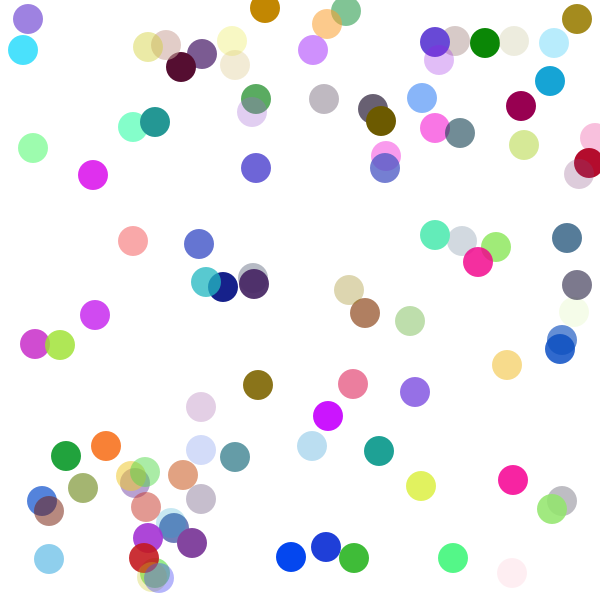
Frame 1 (no input)
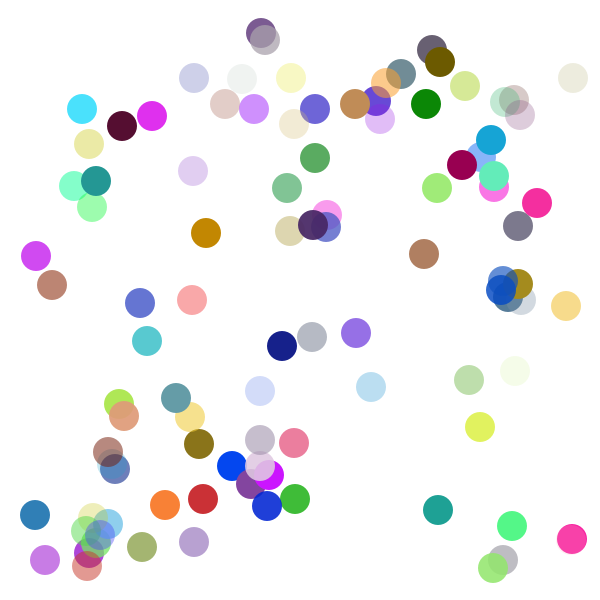
Frame 60 (the mouse pressed at the canvas centre just before this capture)
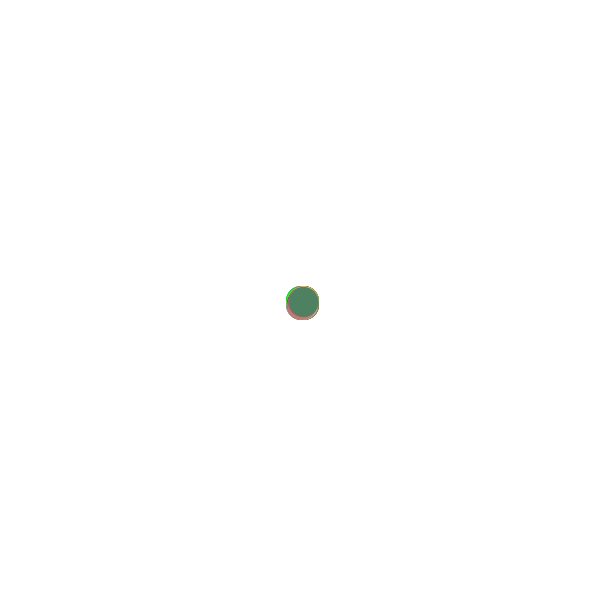
Frame 120 (the mouse held since frame 60 and released just before this capture)

The Processing sketch that drew these frames (run headless with seeded random() and noise(); from frame 60 on, the mouse is pressed at the canvas centre):

// Processing sketch: random6_5
// ── random6_5.pde
int[]x,y,lr,li;
int[]r,g,b,a;
void setup(){
  int i;
  x=new int[100];
  y=new int[100];
  r=new int[100];
  g=new int[100];
  b=new int[100];
  a=new int[100];
  lr=new int[100];
  li=new int[100];
  for(i=0; i<100; ++i){
    x[i]=int(random(600));
    y[i]=int(random(600));
    r[i]=int(random(256));
    g[i]=int(random(256));
    b[i]=int(random(256));
    a[i]=int(random(256))+50;
    lr[i]=int(random(2))*2-1;
    li[i]=int(random(2))*2-1;
  }
  size(600,600);
  noStroke();
}

void draw(){
  int i;
  background(255);
  for(i=0; i<100; ++i){
    x[i]+=lr[i];
    y[i]+=li[i];
    if(x[i]>width-15){
      lr[i]=int(random(7))*-1-1;
      r[i]=int(random(256));
      g[i]=int(random(256));
      b[i]=int(random(256));
      a[i]=int(random(256))+50;
    }else if(x[i]<0+15){
      lr[i]=int(random(4))+1;
      r[i]=int(random(256));
      g[i]=int(random(256));
      b[i]=int(random(256));
      a[i]=int(random(256))+50;
    }
    if(y[i]>height-15){
      li[i]=int(random(6))*-1+1;
    }else if(y[i]<0+15){
      li[i]=int(random(5))+1;
    }
    fill(r[i],g[i],b[i],a[i]);
    ellipse(x[i],y[i],30,30);
    if(mousePressed){
      x[i]=pmouseX;
      y[i]=pmouseY;
    }
  }
}
